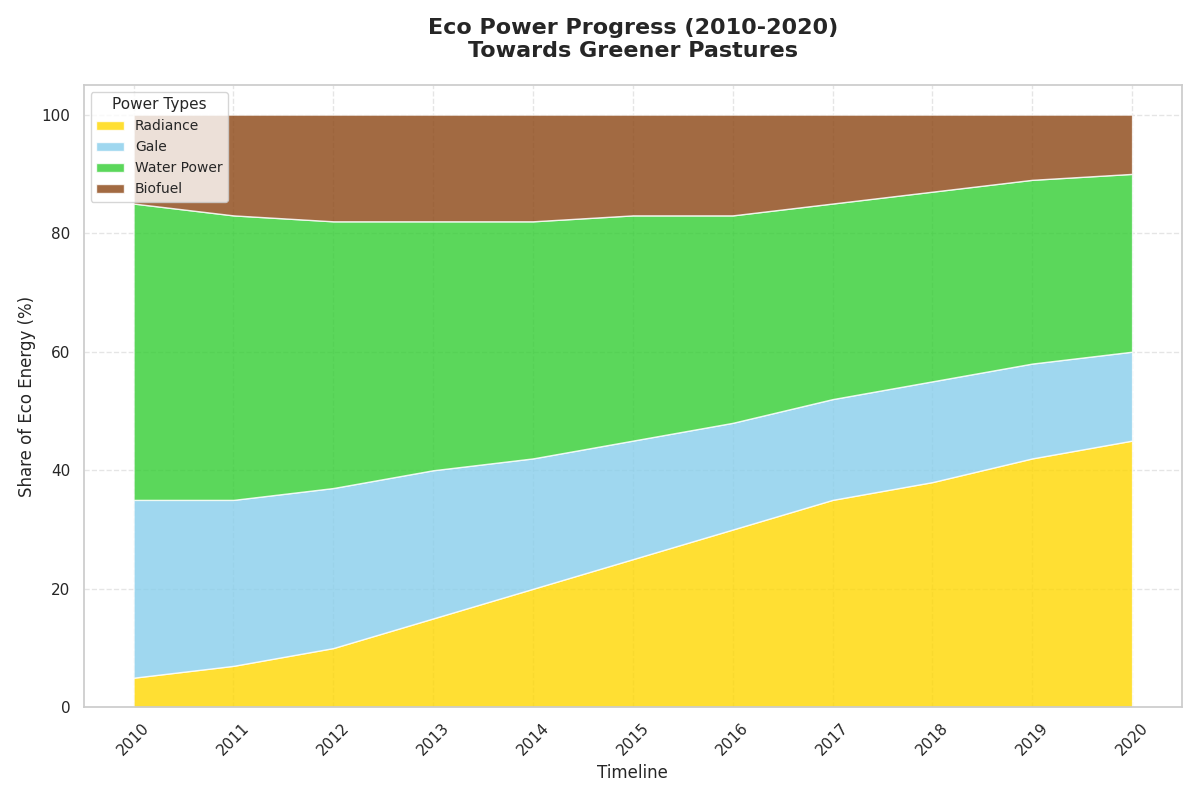

The script that drew this image:
import matplotlib.pyplot as plt
import numpy as np

years = np.arange(2010, 2021)

solar = [5, 7, 10, 15, 20, 25, 30, 35, 38, 42, 45]
wind = [30, 28, 27, 25, 22, 20, 18, 17, 17, 16, 15]
hydroelectric = [50, 48, 45, 42, 40, 38, 35, 33, 32, 31, 30]
biomass = [15, 17, 18, 18, 18, 17, 17, 15, 13, 11, 10]

data = np.vstack([solar, wind, hydroelectric, biomass])

plt.figure(figsize=(12, 8))
plt.stackplot(years, data, 
              labels=['Radiance', 'Gale', 'Water Power', 'Biofuel'], 
              colors=['#FFD700', '#87CEEB', '#32CD32', '#8B4513'], alpha=0.8)

plt.title("Eco Power Progress (2010-2020)\nTowards Greener Pastures", fontsize=16, fontweight='bold', pad=20)
plt.xlabel('Timeline', fontsize=12)
plt.ylabel('Share of Eco Energy (%)', fontsize=12)

plt.legend(loc='upper left', title="Power Types", fontsize=10, title_fontsize=11)

plt.grid(True, linestyle='--', alpha=0.5)
plt.xticks(years, rotation=45)
plt.tight_layout()

plt.show()
